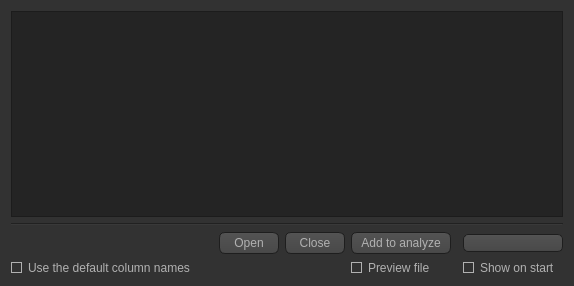
<?xml version="1.0" encoding="UTF-8"?>
<ui version="4.0">
 <class>OpenFileDialog</class>
 <widget class="QDialog" name="OpenFileDialog">
  <property name="windowModality">
   <enum>Qt::ApplicationModal</enum>
  </property>
  <property name="geometry">
   <rect>
    <x>0</x>
    <y>0</y>
    <width>574</width>
    <height>286</height>
   </rect>
  </property>
  <property name="windowTitle">
   <string>Open file dialog</string>
  </property>
  <property name="windowIcon">
   <iconset resource="dataAnalysisRC.qrc">
    <normaloff>:/imgRc/images/analytics.png</normaloff>:/imgRc/images/analytics.png</iconset>
  </property>
  <property name="styleSheet">
   <string notr="true">QToolTip
{
     border: 1px solid black;
     background-color: #ffa02f;
     padding: 1px;
     border-radius: 3px;
     opacity: 100;
}

QWidget
{
    color: #b1b1b1;
    background-color: #323232;
}

QWidget:item:hover
{
    background-color: QLinearGradient( x1: 0, y1: 0, x2: 0, y2: 1, stop: 0 #ffa02f, stop: 1 #ca0619);
    color: #000000;
}

QWidget:item:selected
{
    background-color: QLinearGradient( x1: 0, y1: 0, x2: 0, y2: 1, stop: 0 #ffa02f, stop: 1 #d7801a);
}

QMenuBar::item
{
    background: transparent;
}

QMenuBar::item:selected
{
    background: transparent;
    border: 1px solid #ffaa00;
}

QMenuBar::item:pressed
{
    background: #444;
    border: 1px solid #000;
    background-color: QLinearGradient(
        x1:0, y1:0,
        x2:0, y2:1,
        stop:1 #212121,
        stop:0.4 #343434
    );
    margin-bottom:-1px;
    padding-bottom:1px;
}

QMenu
{
    border: 1px solid #000;
}

QMenu::item
{
    padding: 2px 20px 2px 20px;
}

QMenu::item:selected
{
    color: #000000;
}

QWidget:disabled
{
    color: #404040;
    background-color: #323232;
}

QAbstractItemView
{
    background-color: QLinearGradient( x1: 0, y1: 0, x2: 0, y2: 1, stop: 0 #4d4d4d, stop: 0.1 #646464, stop: 1 #5d5d5d);
}


QLineEdit
{
    background-color: QLinearGradient( x1: 0, y1: 0, x2: 0, y2: 1, stop: 0 #4d4d4d, stop: 0 #646464, stop: 1 #5d5d5d);
    padding: 1px;
    border-style: solid;
    border: 1px solid #1e1e1e;
    border-radius: 5;
}

QPushButton
{
    color: #b1b1b1;
    background-color: QLinearGradient( x1: 0, y1: 0, x2: 0, y2: 1, stop: 0 #565656, stop: 0.1 #525252, stop: 0.5 #4e4e4e, stop: 0.9 #4a4a4a, stop: 1 #464646);
    border-width: 1px;
    border-color: #1e1e1e;
    border-style: solid;
    border-radius: 6;
    padding: 3px;
    font-size: 12px;
    padding-left: 5px;
    padding-right: 5px;
}

QPushButton:pressed
{
    background-color: QLinearGradient( x1: 0, y1: 0, x2: 0, y2: 1, stop: 0 #2d2d2d, stop: 0.1 #2b2b2b, stop: 0.5 #292929, stop: 0.9 #282828, stop: 1 #252525);
}

QComboBox
{
    selection-background-color: #ffaa00;
    background-color: QLinearGradient( x1: 0, y1: 0, x2: 0, y2: 1, stop: 0 #565656, stop: 0.1 #525252, stop: 0.5 #4e4e4e, stop: 0.9 #4a4a4a, stop: 1 #464646);
    border-style: solid;
    border: 1px solid #1e1e1e;
    border-radius: 5;
}

QComboBox:hover,QPushButton:hover
{
    border: 2px solid QLinearGradient( x1: 0, y1: 0, x2: 0, y2: 1, stop: 0 #ffa02f, stop: 1 #d7801a);
}


QComboBox:on
{
    padding-top: 3px;
    padding-left: 4px;
    background-color: QLinearGradient( x1: 0, y1: 0, x2: 0, y2: 1, stop: 0 #2d2d2d, stop: 0.1 #2b2b2b, stop: 0.5 #292929, stop: 0.9 #282828, stop: 1 #252525);
    selection-background-color: #ffaa00;
}

QComboBox QAbstractItemView
{
    border: 2px solid darkgray;
    selection-background-color: QLinearGradient( x1: 0, y1: 0, x2: 0, y2: 1, stop: 0 #ffa02f, stop: 1 #d7801a);
}

QComboBox::drop-down
{
     subcontrol-origin: padding;
     subcontrol-position: top right;
     width: 15px;

     border-left-width: 0px;
     border-left-color: darkgray;
     border-left-style: solid; /* just a single line */
     border-top-right-radius: 3px; /* same radius as the QComboBox */
     border-bottom-right-radius: 3px;
 }

QComboBox::down-arrow
{
     image: url(:/down_arrow.png);
}

QGroupBox:focus
{
border: 2px solid QLinearGradient( x1: 0, y1: 0, x2: 0, y2: 1, stop: 0 #ffa02f, stop: 1 #d7801a);
}

QTextEdit:focus
{
    border: 2px solid QLinearGradient( x1: 0, y1: 0, x2: 0, y2: 1, stop: 0 #ffa02f, stop: 1 #d7801a);
}

QScrollBar:horizontal {
     border: 1px solid #222222;
     background: QLinearGradient( x1: 0, y1: 0, x2: 0, y2: 1, stop: 0.0 #121212, stop: 0.2 #282828, stop: 1 #484848);
     height: 7px;
     margin: 0px 16px 0 16px;
}

QScrollBar::handle:horizontal
{
      background: QLinearGradient( x1: 0, y1: 0, x2: 1, y2: 0, stop: 0 #ffa02f, stop: 0.5 #d7801a, stop: 1 #ffa02f);
      min-height: 20px;
      border-radius: 2px;
}

QScrollBar::add-line:horizontal {
      border: 1px solid #1b1b19;
      border-radius: 2px;
      background: QLinearGradient( x1: 0, y1: 0, x2: 1, y2: 0, stop: 0 #ffa02f, stop: 1 #d7801a);
      width: 14px;
      subcontrol-position: right;
      subcontrol-origin: margin;
}

QScrollBar::sub-line:horizontal {
      border: 1px solid #1b1b19;
      border-radius: 2px;
      background: QLinearGradient( x1: 0, y1: 0, x2: 1, y2: 0, stop: 0 #ffa02f, stop: 1 #d7801a);
      width: 14px;
     subcontrol-position: left;
     subcontrol-origin: margin;
}

QScrollBar::right-arrow:horizontal, QScrollBar::left-arrow:horizontal
{
      border: 1px solid black;
      width: 1px;
      height: 1px;
      background: white;
}

QScrollBar::add-page:horizontal, QScrollBar::sub-page:horizontal
{
      background: none;
}

QScrollBar:vertical
{
      background: QLinearGradient( x1: 0, y1: 0, x2: 1, y2: 0, stop: 0.0 #121212, stop: 0.2 #282828, stop: 1 #484848);
      width: 7px;
      margin: 16px 0 16px 0;
      border: 1px solid #222222;
}

QScrollBar::handle:vertical
{
      background: QLinearGradient( x1: 0, y1: 0, x2: 0, y2: 1, stop: 0 #ffa02f, stop: 0.5 #d7801a, stop: 1 #ffa02f);
      min-height: 20px;
      border-radius: 2px;
}

QScrollBar::add-line:vertical
{
      border: 1px solid #1b1b19;
      border-radius: 2px;
      background: QLinearGradient( x1: 0, y1: 0, x2: 0, y2: 1, stop: 0 #ffa02f, stop: 1 #d7801a);
      height: 14px;
      subcontrol-position: bottom;
      subcontrol-origin: margin;
}

QScrollBar::sub-line:vertical
{
      border: 1px solid #1b1b19;
      border-radius: 2px;
      background: QLinearGradient( x1: 0, y1: 0, x2: 0, y2: 1, stop: 0 #d7801a, stop: 1 #ffa02f);
      height: 14px;
      subcontrol-position: top;
      subcontrol-origin: margin;
}

QScrollBar::up-arrow:vertical, QScrollBar::down-arrow:vertical
{
      border: 1px solid black;
      width: 1px;
      height: 1px;
      background: white;
}


QScrollBar::add-page:vertical, QScrollBar::sub-page:vertical
{
      background: none;
}

QTextEdit
{
    background-color: #242424;
}

QPlainTextEdit
{
    background-color: #242424;
}

QHeaderView::section
{
    background-color: QLinearGradient(x1:0, y1:0, x2:0, y2:1, stop:0 #616161, stop: 0.5 #505050, stop: 0.6 #434343, stop:1 #656565);
    color: white;
    padding-left: 4px;
    border: 1px solid #6c6c6c;
}

QDockWidget::title
{
    text-align: center;
    spacing: 3px; /* spacing between items in the tool bar */
    background-color: QLinearGradient(x1:0, y1:0, x2:0, y2:1, stop:0 #323232, stop: 0.5 #242424, stop:1 #323232);
}

QDockWidget::close-button, QDockWidget::float-button
{
    text-align: center;
    spacing: 1px; /* spacing between items in the tool bar */
    background-color: QLinearGradient(x1:0, y1:0, x2:0, y2:1, stop:0 #323232, stop: 0.5 #242424, stop:1 #323232);
}

QDockWidget::close-button:hover, QDockWidget::float-button:hover
{
    background: #242424;
}

QDockWidget::close-button:pressed, QDockWidget::float-button:pressed
{
    padding: 1px -1px -1px 1px;
}

QMainWindow::separator
{
    background-color: QLinearGradient(x1:0, y1:0, x2:0, y2:1, stop:0 #161616, stop: 0.5 #151515, stop: 0.6 #212121, stop:1 #343434);
    color: white;
    padding-left: 4px;
    border: 1px solid #4c4c4c;
    spacing: 3px; /* spacing between items in the tool bar */
}

QMainWindow::separator:hover
{

    background-color: QLinearGradient(x1:0, y1:0, x2:0, y2:1, stop:0 #d7801a, stop:0.5 #b56c17 stop:1 #ffa02f);
    color: white;
    padding-left: 4px;
    border: 1px solid #6c6c6c;
    spacing: 3px; /* spacing between items in the tool bar */
}

QToolBar::handle
{
     spacing: 3px; /* spacing between items in the tool bar */
     background: url(:/images/handle.png);
}

QMenu::separator
{
    height: 2px;
    background-color: QLinearGradient(x1:0, y1:0, x2:0, y2:1, stop:0 #161616, stop: 0.5 #151515, stop: 0.6 #212121, stop:1 #343434);
    color: white;
    padding-left: 4px;
    margin-left: 10px;
    margin-right: 5px;
}

QProgressBar
{
    border: 2px solid grey;
    border-radius: 5px;
    text-align: center;
}

QProgressBar::chunk
{
    background-color: #d7801a;
    width: 2.15px;
    margin: 0.5px;
}

QTabBar::tab {
    color: #b1b1b1;
    border: 1px solid #444;
    border-bottom-style: none;
    background-color: #323232;
    padding-left: 10px;
    padding-right: 10px;
    padding-top: 3px;
    padding-bottom: 2px;
    margin-right: -1px;
}

QTabWidget::pane {
    border: 1px solid #444;
    top: 1px;
}

QTabBar::tab:last
{
    margin-right: 0; /* the last selected tab has nothing to overlap with on the right */
    border-top-right-radius: 3px;
}

QTabBar::tab:first:!selected
{
 margin-left: 0px; /* the last selected tab has nothing to overlap with on the right */


    border-top-left-radius: 3px;
}

QTabBar::tab:!selected
{
    color: #b1b1b1;
    border-bottom-style: solid;
    margin-top: 3px;
    background-color: QLinearGradient(x1:0, y1:0, x2:0, y2:1, stop:1 #212121, stop:.4 #343434);
}

QTabBar::tab:selected
{
    border-top-left-radius: 3px;
    border-top-right-radius: 3px;
    margin-bottom: 0px;
}

QTabBar::tab:!selected:hover
{
    /*border-top: 2px solid #ffaa00;
    padding-bottom: 3px;*/
    border-top-left-radius: 3px;
    border-top-right-radius: 3px;
    background-color: QLinearGradient(x1:0, y1:0, x2:0, y2:1, stop:1 #212121, stop:0.4 #343434, stop:0.2 #343434, stop:0.1 #ffaa00);
}

QRadioButton::indicator:checked, QRadioButton::indicator:unchecked{
    color: #b1b1b1;
    background-color: #323232;
    border: 1px solid #b1b1b1;
    border-radius: 6px;
}

QRadioButton::indicator:checked
{
    background-color: qradialgradient(
        cx: 0.5, cy: 0.5,
        fx: 0.5, fy: 0.5,
        radius: 1.0,
        stop: 0.25 #ffaa00,
        stop: 0.3 #323232
    );
}

QCheckBox::indicator{
    color: #b1b1b1;
    background-color: #323232;
    border: 1px solid #b1b1b1;
    width: 9px;
    height: 9px;
}

QRadioButton::indicator
{
    border-radius: 6px;
}

QRadioButton::indicator:hover, QCheckBox::indicator:hover
{
    border: 1px solid #ffaa00;
}

QCheckBox::indicator:checked
{
    image:url(:/imgRc/images/checkbox.png);
}

QCheckBox::indicator:disabled, QRadioButton::indicator:disabled
{
    border: 1px solid #444;
}</string>
  </property>
  <layout class="QGridLayout" name="gridLayout">
   <item row="0" column="0" colspan="6">
    <widget class="QTextBrowser" name="textBrowserFileData">
     <property name="documentTitle">
      <string>Browse file data content</string>
     </property>
    </widget>
   </item>
   <item row="5" column="5">
    <widget class="QCheckBox" name="checkBoxIsShowDialogOnStart">
     <property name="text">
      <string>Show on start</string>
     </property>
     <property name="checkable">
      <bool>true</bool>
     </property>
     <property name="checked">
      <bool>true</bool>
     </property>
    </widget>
   </item>
   <item row="4" column="2">
    <widget class="QPushButton" name="pushButtonClose">
     <property name="minimumSize">
      <size>
       <width>60</width>
       <height>0</height>
      </size>
     </property>
     <property name="text">
      <string>Close</string>
     </property>
    </widget>
   </item>
   <item row="4" column="5">
    <widget class="QComboBox" name="comboBoxRecentFiles">
     <property name="minimumSize">
      <size>
       <width>100</width>
       <height>0</height>
      </size>
     </property>
     <property name="statusTip">
      <string/>
     </property>
     <property name="accessibleName">
      <string/>
     </property>
     <property name="accessibleDescription">
      <string/>
     </property>
     <property name="currentText">
      <string/>
     </property>
     <property name="sizeAdjustPolicy">
      <enum>QComboBox::AdjustToContentsOnFirstShow</enum>
     </property>
    </widget>
   </item>
   <item row="5" column="0">
    <widget class="QCheckBox" name="checkBoxFileUseDafaultColumnNames">
     <property name="text">
      <string>Use the default column names</string>
     </property>
     <property name="checked">
      <bool>true</bool>
     </property>
     <property name="tristate">
      <bool>false</bool>
     </property>
    </widget>
   </item>
   <item row="4" column="1">
    <widget class="QPushButton" name="pushButtonOpen">
     <property name="minimumSize">
      <size>
       <width>60</width>
       <height>0</height>
      </size>
     </property>
     <property name="tabletTracking">
      <bool>false</bool>
     </property>
     <property name="focusPolicy">
      <enum>Qt::NoFocus</enum>
     </property>
     <property name="autoFillBackground">
      <bool>false</bool>
     </property>
     <property name="text">
      <string>Open</string>
     </property>
     <property name="flat">
      <bool>false</bool>
     </property>
    </widget>
   </item>
   <item row="4" column="0">
    <spacer name="horizontalSpacer">
     <property name="orientation">
      <enum>Qt::Horizontal</enum>
     </property>
     <property name="sizeHint" stdset="0">
      <size>
       <width>40</width>
       <height>20</height>
      </size>
     </property>
    </spacer>
   </item>
   <item row="5" column="3">
    <widget class="QCheckBox" name="checkBoxPreviewFile">
     <property name="text">
      <string>Preview file</string>
     </property>
    </widget>
   </item>
   <item row="4" column="3">
    <widget class="QPushButton" name="pushButtonAddToAnalyze">
     <property name="minimumSize">
      <size>
       <width>100</width>
       <height>0</height>
      </size>
     </property>
     <property name="text">
      <string>Add to analyze</string>
     </property>
    </widget>
   </item>
   <item row="1" column="0" colspan="6">
    <widget class="Line" name="lineSeparator">
     <property name="orientation">
      <enum>Qt::Horizontal</enum>
     </property>
    </widget>
   </item>
  </layout>
 </widget>
 <resources>
  <include location="dataAnalysisRC.qrc"/>
 </resources>
 <connections>
  <connection>
   <sender>pushButtonClose</sender>
   <signal>clicked()</signal>
   <receiver>OpenFileDialog</receiver>
   <slot>close()</slot>
   <hints>
    <hint type="sourcelabel">
     <x>402</x>
     <y>306</y>
    </hint>
    <hint type="destinationlabel">
     <x>313</x>
     <y>172</y>
    </hint>
   </hints>
  </connection>
  <connection>
   <sender>checkBoxPreviewFile</sender>
   <signal>toggled(bool)</signal>
   <receiver>textBrowserFileData</receiver>
   <slot>setHidden(bool)</slot>
   <hints>
    <hint type="sourcelabel">
     <x>498</x>
     <y>330</y>
    </hint>
    <hint type="destinationlabel">
     <x>313</x>
     <y>149</y>
    </hint>
   </hints>
  </connection>
 </connections>
</ui>
